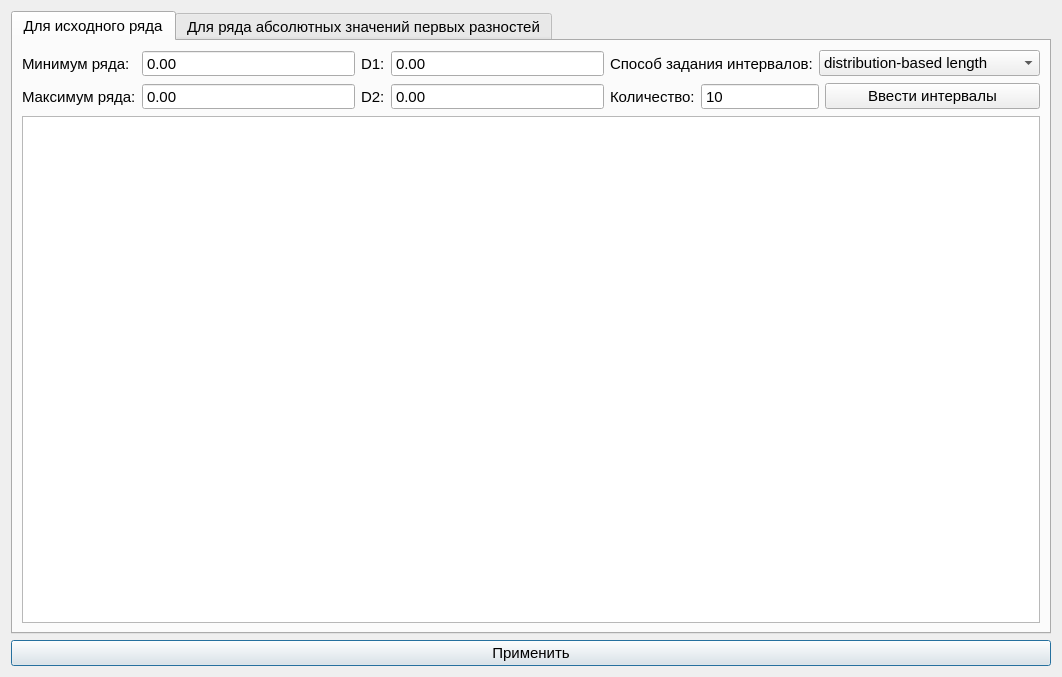
<?xml version="1.0" encoding="UTF-8"?>
<ui version="4.0">
 <class>LoadIntervalsDialog</class>
 <widget class="QDialog" name="LoadIntervalsDialog">
  <property name="geometry">
   <rect>
    <x>0</x>
    <y>0</y>
    <width>1062</width>
    <height>677</height>
   </rect>
  </property>
  <property name="font">
   <font>
    <pointsize>11</pointsize>
   </font>
  </property>
  <property name="windowTitle">
   <string>Задание интервалов</string>
  </property>
  <layout class="QGridLayout" name="gridLayout">
   <item row="2" column="0">
    <widget class="QPushButton" name="applyButton">
     <property name="toolTip">
      <string>Применить</string>
     </property>
     <property name="text">
      <string>Применить</string>
     </property>
    </widget>
   </item>
   <item row="0" column="0">
    <widget class="QTabWidget" name="tabWidget">
     <property name="enabled">
      <bool>true</bool>
     </property>
     <property name="toolTip">
      <string/>
     </property>
     <property name="tabShape">
      <enum>QTabWidget::Rounded</enum>
     </property>
     <property name="currentIndex">
      <number>0</number>
     </property>
     <property name="tabsClosable">
      <bool>false</bool>
     </property>
     <widget class="QWidget" name="tab">
      <property name="toolTip">
       <string/>
      </property>
      <attribute name="title">
       <string>Для исходного ряда</string>
      </attribute>
      <attribute name="toolTip">
       <string>Задание интервалов для определения нечётких множеств для фаззификации исходного временного ряда</string>
      </attribute>
      <attribute name="whatsThis">
       <string>Задание интервалов для определения нечётких множеств для фаззификации исходного временного ряда</string>
      </attribute>
      <layout class="QGridLayout" name="gridLayout_2">
       <item row="1" column="7">
        <widget class="QPushButton" name="generateButton">
         <property name="sizePolicy">
          <sizepolicy hsizetype="Expanding" vsizetype="Fixed">
           <horstretch>0</horstretch>
           <verstretch>0</verstretch>
          </sizepolicy>
         </property>
         <property name="toolTip">
          <string>Задать интервалы указанным способом</string>
         </property>
         <property name="text">
          <string>Ввести интервалы</string>
         </property>
        </widget>
       </item>
       <item row="0" column="4" colspan="2">
        <widget class="QLabel" name="label_3">
         <property name="sizePolicy">
          <sizepolicy hsizetype="Fixed" vsizetype="Preferred">
           <horstretch>0</horstretch>
           <verstretch>0</verstretch>
          </sizepolicy>
         </property>
         <property name="text">
          <string>Способ задания интервалов:</string>
         </property>
        </widget>
       </item>
       <item row="0" column="3">
        <widget class="QDoubleSpinBox" name="d1">
         <property name="enabled">
          <bool>true</bool>
         </property>
         <property name="sizePolicy">
          <sizepolicy hsizetype="Expanding" vsizetype="Fixed">
           <horstretch>0</horstretch>
           <verstretch>0</verstretch>
          </sizepolicy>
         </property>
         <property name="toolTip">
          <string>Отступ влево от минимума для задания области значений</string>
         </property>
         <property name="buttonSymbols">
          <enum>QAbstractSpinBox::NoButtons</enum>
         </property>
         <property name="minimum">
          <double>-1000000000000.000000000000000</double>
         </property>
         <property name="maximum">
          <double>1000000000000.000000000000000</double>
         </property>
        </widget>
       </item>
       <item row="2" column="0" colspan="8">
        <widget class="QTextEdit" name="data">
         <property name="readOnly">
          <bool>true</bool>
         </property>
         <property name="html">
          <string>&lt;!DOCTYPE HTML PUBLIC &quot;-//W3C//DTD HTML 4.0//EN&quot; &quot;http://www.w3.org/TR/REC-html40/strict.dtd&quot;&gt;
&lt;html&gt;&lt;head&gt;&lt;meta name=&quot;qrichtext&quot; content=&quot;1&quot; /&gt;&lt;meta charset=&quot;utf-8&quot; /&gt;&lt;style type=&quot;text/css&quot;&gt;
p, li { white-space: pre-wrap; }
hr { height: 1px; border-width: 0; }
li.unchecked::marker { content: &quot;\2610&quot;; }
li.checked::marker { content: &quot;\2612&quot;; }
&lt;/style&gt;&lt;/head&gt;&lt;body style=&quot; font-family:'Segoe UI'; font-size:11pt; font-weight:400; font-style:normal;&quot;&gt;
&lt;p style=&quot;-qt-paragraph-type:empty; margin-top:0px; margin-bottom:0px; margin-left:0px; margin-right:0px; -qt-block-indent:0; text-indent:0px; font-size:9pt;&quot;&gt;&lt;br /&gt;&lt;/p&gt;&lt;/body&gt;&lt;/html&gt;</string>
         </property>
        </widget>
       </item>
       <item row="0" column="1">
        <widget class="QDoubleSpinBox" name="min">
         <property name="enabled">
          <bool>true</bool>
         </property>
         <property name="sizePolicy">
          <sizepolicy hsizetype="Expanding" vsizetype="Fixed">
           <horstretch>0</horstretch>
           <verstretch>0</verstretch>
          </sizepolicy>
         </property>
         <property name="toolTip">
          <string>Минимальное значение исходного числового ряда</string>
         </property>
         <property name="readOnly">
          <bool>true</bool>
         </property>
         <property name="buttonSymbols">
          <enum>QAbstractSpinBox::NoButtons</enum>
         </property>
         <property name="minimum">
          <double>-1000000000000.000000000000000</double>
         </property>
         <property name="maximum">
          <double>1000000000000.000000000000000</double>
         </property>
        </widget>
       </item>
       <item row="1" column="5" colspan="2">
        <widget class="QSpinBox" name="amount">
         <property name="sizePolicy">
          <sizepolicy hsizetype="Expanding" vsizetype="Fixed">
           <horstretch>0</horstretch>
           <verstretch>0</verstretch>
          </sizepolicy>
         </property>
         <property name="toolTip">
          <string>Количество интервалов для задания способом &quot;by number&quot;</string>
         </property>
         <property name="buttonSymbols">
          <enum>QAbstractSpinBox::NoButtons</enum>
         </property>
         <property name="minimum">
          <number>1</number>
         </property>
         <property name="maximum">
          <number>100000000</number>
         </property>
         <property name="value">
          <number>10</number>
         </property>
        </widget>
       </item>
       <item row="0" column="0">
        <widget class="QLabel" name="minLabel">
         <property name="sizePolicy">
          <sizepolicy hsizetype="Fixed" vsizetype="Preferred">
           <horstretch>0</horstretch>
           <verstretch>0</verstretch>
          </sizepolicy>
         </property>
         <property name="text">
          <string>Минимум ряда: </string>
         </property>
        </widget>
       </item>
       <item row="0" column="2">
        <widget class="QLabel" name="d1Label">
         <property name="maximumSize">
          <size>
           <width>40</width>
           <height>16777215</height>
          </size>
         </property>
         <property name="text">
          <string>D1:</string>
         </property>
        </widget>
       </item>
       <item row="1" column="1">
        <widget class="QDoubleSpinBox" name="max">
         <property name="enabled">
          <bool>true</bool>
         </property>
         <property name="sizePolicy">
          <sizepolicy hsizetype="Expanding" vsizetype="Fixed">
           <horstretch>0</horstretch>
           <verstretch>0</verstretch>
          </sizepolicy>
         </property>
         <property name="toolTip">
          <string>Максимальное значение исходного числового ряда</string>
         </property>
         <property name="readOnly">
          <bool>true</bool>
         </property>
         <property name="buttonSymbols">
          <enum>QAbstractSpinBox::NoButtons</enum>
         </property>
         <property name="minimum">
          <double>-1000000000000.000000000000000</double>
         </property>
         <property name="maximum">
          <double>1000000000000.000000000000000</double>
         </property>
        </widget>
       </item>
       <item row="1" column="3">
        <widget class="QDoubleSpinBox" name="d2">
         <property name="enabled">
          <bool>true</bool>
         </property>
         <property name="sizePolicy">
          <sizepolicy hsizetype="Expanding" vsizetype="Fixed">
           <horstretch>0</horstretch>
           <verstretch>0</verstretch>
          </sizepolicy>
         </property>
         <property name="toolTip">
          <string>Отступ вправо от максимума для задания области значений</string>
         </property>
         <property name="buttonSymbols">
          <enum>QAbstractSpinBox::NoButtons</enum>
         </property>
         <property name="minimum">
          <double>-1000000000000.000000000000000</double>
         </property>
         <property name="maximum">
          <double>1000000000000.000000000000000</double>
         </property>
        </widget>
       </item>
       <item row="0" column="6" colspan="2">
        <widget class="QComboBox" name="generationMethod">
         <property name="sizePolicy">
          <sizepolicy hsizetype="Expanding" vsizetype="Fixed">
           <horstretch>0</horstretch>
           <verstretch>0</verstretch>
          </sizepolicy>
         </property>
         <property name="toolTip">
          <string>Способ задания интервалов</string>
         </property>
         <item>
          <property name="text">
           <string>distribution-based length</string>
          </property>
         </item>
         <item>
          <property name="text">
           <string>average-based length</string>
          </property>
         </item>
         <item>
          <property name="text">
           <string>half of avarage-based </string>
          </property>
         </item>
         <item>
          <property name="text">
           <string>natural partition by 3-4-5 rules</string>
          </property>
         </item>
         <item>
          <property name="text">
           <string>by number</string>
          </property>
         </item>
        </widget>
       </item>
       <item row="1" column="2">
        <widget class="QLabel" name="d2Label">
         <property name="text">
          <string>D2:</string>
         </property>
        </widget>
       </item>
       <item row="1" column="4">
        <widget class="QLabel" name="label_4">
         <property name="sizePolicy">
          <sizepolicy hsizetype="Fixed" vsizetype="Preferred">
           <horstretch>0</horstretch>
           <verstretch>0</verstretch>
          </sizepolicy>
         </property>
         <property name="text">
          <string>Количество:</string>
         </property>
        </widget>
       </item>
       <item row="1" column="0">
        <widget class="QLabel" name="maxLabel">
         <property name="sizePolicy">
          <sizepolicy hsizetype="Fixed" vsizetype="Preferred">
           <horstretch>0</horstretch>
           <verstretch>0</verstretch>
          </sizepolicy>
         </property>
         <property name="text">
          <string>Максимум ряда:</string>
         </property>
        </widget>
       </item>
      </layout>
     </widget>
     <widget class="QWidget" name="tab_2">
      <property name="toolTip">
       <string/>
      </property>
      <attribute name="title">
       <string>Для ряда абсолютных значений первых разностей</string>
      </attribute>
      <attribute name="toolTip">
       <string>Задание интервалов для определения нечётких множеств для фаззификации временного ряда абсолютных значений первых разностей исходного временного ряда (доступно только при прогнозировании временных рядов на основе описания нечётких тенденций)</string>
      </attribute>
      <attribute name="whatsThis">
       <string>Задание интервалов для определения нечётких множеств для фаззификации временного ряда абсолютных значений первых разностей исходного временного ряда (доступно только при прогнозировании временных рядов на основе описания нечётких тенденций)</string>
      </attribute>
      <layout class="QGridLayout" name="gridLayout_3">
       <item row="0" column="0">
        <widget class="QLabel" name="maxLabel_2">
         <property name="maximumSize">
          <size>
           <width>150</width>
           <height>16777215</height>
          </size>
         </property>
         <property name="text">
          <string>Максимум ряда:</string>
         </property>
        </widget>
       </item>
       <item row="0" column="1">
        <widget class="QDoubleSpinBox" name="max_2">
         <property name="enabled">
          <bool>true</bool>
         </property>
         <property name="sizePolicy">
          <sizepolicy hsizetype="Expanding" vsizetype="Fixed">
           <horstretch>0</horstretch>
           <verstretch>0</verstretch>
          </sizepolicy>
         </property>
         <property name="toolTip">
          <string>Максимальное значение исходного числового ряда</string>
         </property>
         <property name="readOnly">
          <bool>true</bool>
         </property>
         <property name="buttonSymbols">
          <enum>QAbstractSpinBox::NoButtons</enum>
         </property>
         <property name="minimum">
          <double>-1000000000000.000000000000000</double>
         </property>
         <property name="maximum">
          <double>1000000000000.000000000000000</double>
         </property>
        </widget>
       </item>
       <item row="0" column="2" colspan="2">
        <widget class="QLabel" name="label_6">
         <property name="minimumSize">
          <size>
           <width>0</width>
           <height>0</height>
          </size>
         </property>
         <property name="maximumSize">
          <size>
           <width>250</width>
           <height>16777215</height>
          </size>
         </property>
         <property name="text">
          <string>Способ задания интервалов:</string>
         </property>
        </widget>
       </item>
       <item row="0" column="4">
        <widget class="QComboBox" name="generationMethod_2">
         <property name="sizePolicy">
          <sizepolicy hsizetype="Expanding" vsizetype="Fixed">
           <horstretch>0</horstretch>
           <verstretch>0</verstretch>
          </sizepolicy>
         </property>
         <property name="toolTip">
          <string>Способ задания интервалов</string>
         </property>
         <item>
          <property name="text">
           <string>distribution-based length</string>
          </property>
         </item>
         <item>
          <property name="text">
           <string>average-based length</string>
          </property>
         </item>
         <item>
          <property name="text">
           <string>half of avarage-based </string>
          </property>
         </item>
         <item>
          <property name="text">
           <string>natural partition by 3-4-5 rules</string>
          </property>
         </item>
         <item>
          <property name="text">
           <string>by number</string>
          </property>
         </item>
        </widget>
       </item>
       <item row="1" column="0">
        <widget class="QLabel" name="d2Label_2">
         <property name="text">
          <string>D:</string>
         </property>
        </widget>
       </item>
       <item row="1" column="1">
        <widget class="QDoubleSpinBox" name="d2_2">
         <property name="enabled">
          <bool>true</bool>
         </property>
         <property name="toolTip">
          <string>Отступ вправо от максимума для задания области значений</string>
         </property>
         <property name="buttonSymbols">
          <enum>QAbstractSpinBox::NoButtons</enum>
         </property>
         <property name="minimum">
          <double>-1000000000000.000000000000000</double>
         </property>
         <property name="maximum">
          <double>1000000000000.000000000000000</double>
         </property>
        </widget>
       </item>
       <item row="1" column="2">
        <widget class="QLabel" name="label_5">
         <property name="maximumSize">
          <size>
           <width>110</width>
           <height>16777215</height>
          </size>
         </property>
         <property name="text">
          <string>Количество:</string>
         </property>
        </widget>
       </item>
       <item row="1" column="3">
        <widget class="QSpinBox" name="amount_2">
         <property name="toolTip">
          <string>Количество интервалов для задания способом &quot;by number&quot;</string>
         </property>
         <property name="buttonSymbols">
          <enum>QAbstractSpinBox::NoButtons</enum>
         </property>
         <property name="minimum">
          <number>1</number>
         </property>
         <property name="maximum">
          <number>100000000</number>
         </property>
         <property name="value">
          <number>10</number>
         </property>
        </widget>
       </item>
       <item row="1" column="4">
        <widget class="QPushButton" name="generateButton_2">
         <property name="toolTip">
          <string>Задать интервалы указанным способом</string>
         </property>
         <property name="text">
          <string>Ввести интервалы</string>
         </property>
        </widget>
       </item>
       <item row="2" column="0" colspan="5">
        <widget class="QTextEdit" name="data_2">
         <property name="readOnly">
          <bool>true</bool>
         </property>
         <property name="html">
          <string>&lt;!DOCTYPE HTML PUBLIC &quot;-//W3C//DTD HTML 4.0//EN&quot; &quot;http://www.w3.org/TR/REC-html40/strict.dtd&quot;&gt;
&lt;html&gt;&lt;head&gt;&lt;meta name=&quot;qrichtext&quot; content=&quot;1&quot; /&gt;&lt;meta charset=&quot;utf-8&quot; /&gt;&lt;style type=&quot;text/css&quot;&gt;
p, li { white-space: pre-wrap; }
hr { height: 1px; border-width: 0; }
li.unchecked::marker { content: &quot;\2610&quot;; }
li.checked::marker { content: &quot;\2612&quot;; }
&lt;/style&gt;&lt;/head&gt;&lt;body style=&quot; font-family:'Segoe UI'; font-size:11pt; font-weight:400; font-style:normal;&quot;&gt;
&lt;p style=&quot;-qt-paragraph-type:empty; margin-top:0px; margin-bottom:0px; margin-left:0px; margin-right:0px; -qt-block-indent:0; text-indent:0px; font-size:9pt;&quot;&gt;&lt;br /&gt;&lt;/p&gt;&lt;/body&gt;&lt;/html&gt;</string>
         </property>
        </widget>
       </item>
      </layout>
     </widget>
    </widget>
   </item>
  </layout>
 </widget>
 <resources/>
 <connections/>
</ui>
